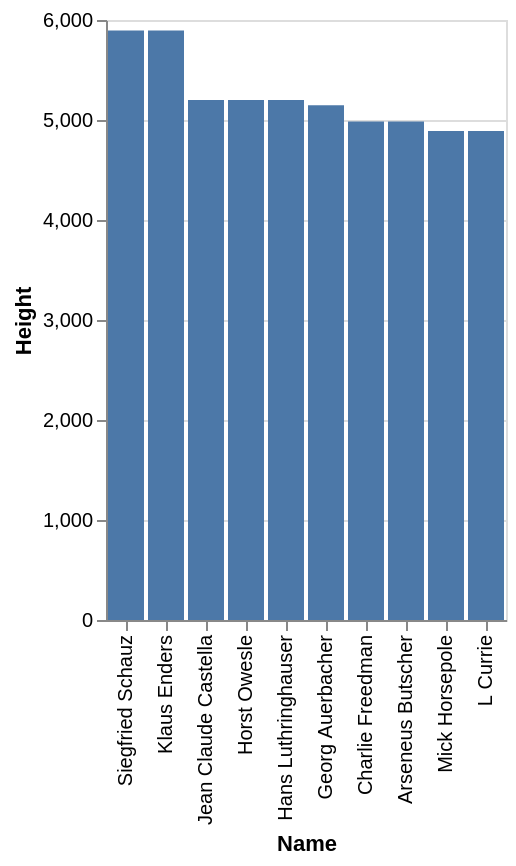

Here is the Vega-Lite specification saved for this chart:
### Vega-Lite specification from a JSON file in a GitHub repository (floating-point values rounded to 4 significant figures)
{"data": {"values": [{"x_data": "Siegfried Schauz", "y_data": 5895}, {"x_data": "Klaus Enders", "y_data": 5895}, {"x_data": "Jean Claude Castella", "y_data": 5199}, {"x_data": "Horst Owesle", "y_data": 5199}, {"x_data": "Hans Luthringhauser", "y_data": 5199}, {"x_data": "Georg Auerbacher", "y_data": 5148}, {"x_data": "Charlie Freedman", "y_data": 4985}, {"x_data": "Arseneus Butscher", "y_data": 4985}, {"x_data": "Mick Horsepole", "y_data": 4890}, {"x_data": "L Currie", "y_data": 4890}]}, "mark": "bar", "encoding": {"x": {"field": "x_data", "type": "nominal", "title": "Name", "sort": {"op": "sum", "field": "y_data", "order": "descending"}}, "y": {"field": "y_data", "type": "quantitative", "title": "Height"}}}
